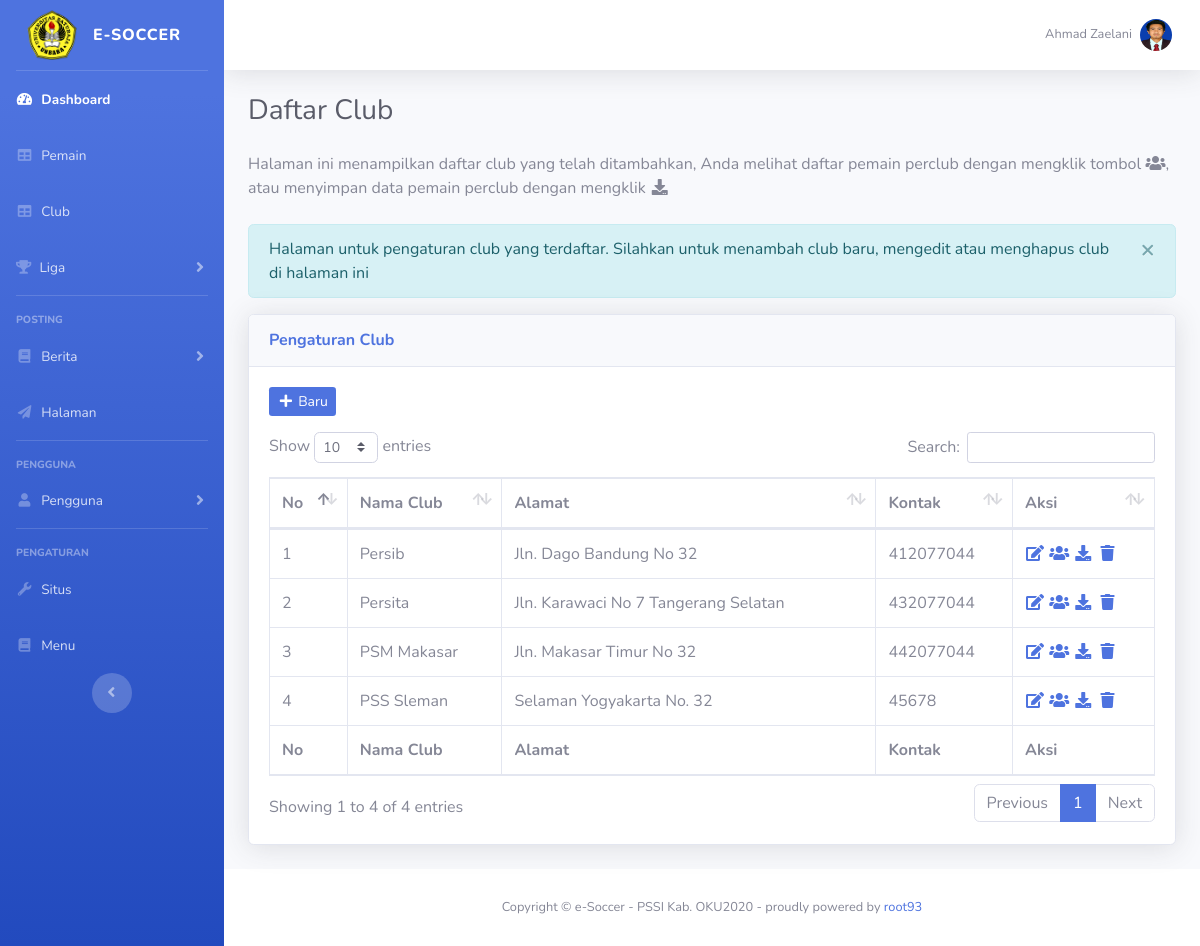
Screenshot of /user/admin?page=club (signed in) with the database file from the repository.
### tables this page shows
CREATE TABLE `pengaturan` (
  `id_pengaturan` tinyint(1) NOT NULL COMMENT 'id',
  `nama_situs` varchar(75) NOT NULL COMMENT 'nama situs',
  `nama_aplikasi` varchar(75) NOT NULL COMMENT 'nama aplikasi',
  `nama_pengelola` varchar(75) NOT NULL COMMENT 'nama admin situs',
  `deskripsi_situs` text NOT NULL,
  `alamat_situs` text NOT NULL COMMENT 'alamat rumah situs',
  `status_situs` enum('Open','Maintenance') NOT NULL COMMENT 'buka tutup situs',
  `logo` varchar(25) NOT NULL COMMENT 'logo situs/aplikasi',
  `favicon` varchar(25) NOT NULL COMMENT 'icon situs'
);

CREATE TABLE `users` (
  `id_user` int(13) NOT NULL COMMENT 'id of user',
  `nik` varchar(16) NOT NULL COMMENT 'username login',
  `password` varchar(255) NOT NULL COMMENT 'password',
  `role` varchar(15) NOT NULL COMMENT 'hak akses',
  `status` tinyint(4) NOT NULL DEFAULT 0,
  `nama_user` varchar(64) NOT NULL,
  `foto_user` varchar(100) NOT NULL
);

CREATE TABLE `profile_club` (
  `id_club` int(5) NOT NULL COMMENT 'id club',
  `nama_club` varchar(50) NOT NULL COMMENT 'nama club',
  `alamat_club` text NOT NULL COMMENT 'alamat club',
  `kontak_club` varchar(13) NOT NULL COMMENT 'kontak club',
  `logo_club` varchar(25) NOT NULL COMMENT 'logo club'
);

### app/core/class.settings.php (called while the page is built, shortened)
<?php
class settings extends smpl
{
	public function siteInfo()
	{
		$sql ="SELECT * FROM pengaturan WHERE id_pengaturan=1";
		$perintah = $this->query($sql);
		return $perintah;
	}
	public function loadInfo()
	{
		$this->info=$this->siteInfo();
		$this->infosite=$this->info->fetch_array();
		return $this->infosite;
	}
}
?>

### config/database.php (called while the page is built, shortened)
<?php
class Database
{
	private $host="localhost";
	private $username="root";
	private $pass="";
	private $db="pssi";
	public function __construct()
	{
		$this->koneksi = new mysqli($this->host, $this->username, $this->pass, $this->db);
		return $this->koneksi;
	}
}
?>

### app/core/class.public.query.php (called while the page is built, shortened)
<?php
class smpl extends dataInput
{
	public function query($data)
	{
		$prth = $this->koneksi->query($data);
		return $prth;
	}
	public function listAll_Club()
	{
		$sql = "SELECT id_club, nama_club, alamat_club, kontak_club, logo_club FROM profile_club";
		$perintah = $this->query($sql);
		return $perintah;
	}
	public function sessionData($data)
	{
		if(!empty($data)):
			if($_SESSION['role']=='administrator'):
			    $sql="SELECT * FROM users WHERE id_user='$data'";
				$perintah=$this->query($sql);
				$this->datasession=$perintah->fetch_array();
				return $this->datasession;
				return $perintah->free_result();
			endif;
		endif;
	}
}
?>

### app/core/class.admin.query.php (the view, shortened to what this page needs)
<?php
class adminOperation extends smpl
{
	public function fetchClub(){
		$this->no=1;
		$this->rowClub=$this->listAll_Club();
		while($this->rwClub=$this->rowClub->fetch_array()){
			echo'
			<tr>
			<td>'.$this->no.'</td>
			<td>'.$this->rwClub['nama_club'].'</td>
			<td>'.$this->rwClub['alamat_club'].'</td>
			<td>'.$this->rwClub['kontak_club'].'</td>
			<td>
			<a href="?page=edit club&id_club='.$this->id_club=$this->rwClub['id_club'].'"><i class="fas fa-fw fa-edit"></i></a>
			<a href="?page=pemain&id_club='.$this->id_club=$this->rwClub['id_club'].'"><i class="fas fa-fw fa-users"></i></a>
			<a href="../../app/export/export.pemain.club.php?id_club='.$this->rwClub['id_club'].'&club='.$this->rwClub['nama_club'].'" target="_blank"><i class="fas fa-fw fa-download"></i></a>
			<a href="?page=delete club&id_club='.$this->id_club=$this->rwClub['id_club'].'"><i class="fas fa-fw fa-trash"></i></a>
			</td>
			</tr>
			';
			$this->no+=1;
		}
	}
}

### app/html/theme.php (shortened to what this page needs)
<?php
class themeProperty extends settings
{
	public function head()
	{
		$this->sessionData($this->filter($_SESSION['id_user']));
		$this->loadInfo();
		echo'
			<!DOCTYPE html>
			<html lang="en">
			<head>
			  <meta charset="utf-8">
			  <meta http-equiv="X-UA-Compatible" content="IE=edge">
			  <meta name="viewport" content="width=device-width, initial-scale=1, shrink-to-fit=no">
			  <meta name="description" content="'.$this->infosite['deskripsi_situs'].'">
			  <meta name="author" content="'.$this->infosite['nama_pengelola'].'">
			  <link rel="icon" href="../../content/web/'.$this->infosite['favicon'].'">
			  <title>'.$this->infosite['nama_aplikasi'].' - '.$this->infosite['nama_situs'].'</title>
		';
	}
	public function css()
	{
		echo'
		<link href="../../assets/templates/vendor/fontawesome-free/css/all.min.css" rel="stylesheet" type="text/css">
		<link href="https://fonts.googleapis.com/css?family=Nunito:200,200i,300,300i,400,400i,600,600i,700,700i,800,800i,900,900i" rel="stylesheet">
	 	<link href="../../assets/templates/css/sb-admin-2.min.css" rel="stylesheet">
	 	<link href="../../assets/templates/vendor/datepicker/css/bootstrap-datepicker.css" rel="stylesheet">
 		<link href="../../assets/templates/vendor/datatables/dataTables.bootstrap4.min.css" rel="stylesheet">
			</head>
		<body id="page-top">
		<div id="wrapper">
		';
	}
	public function sidebar()
	{
		echo '
		    <ul class="navbar-nav bg-gradient-primary sidebar sidebar-dark accordion" id="accordionSidebar">
		      <a class="sidebar-brand d-flex align-items-center justify-content-center" href="?page=home">
		        <div class="sidebar-brand-icon">
		          '.$this->getDirImage2('../../content/web/',$this->infosite['logo']).'
		        </div>
		        <div class="sidebar-brand-text mx-3">'.$this->infosite['nama_aplikasi'].'</div>
		      </a>
		      <hr class="sidebar-divider my-0">
		      <li class="nav-item active">
		        <a class="nav-link" href="?page=home">
		          <i class="fas fa-fw fa-tachometer-alt"></i>
		          <span>Dashboard</span></a>
		      </li>
		      <li class="nav-item">
			        <a class="nav-link" href="?page=pemain">
			          <i class="fas fa-fw fa-table"></i>
			          <span>Pemain</span></a>
			  </li>
			  <li class="nav-item">
			        <a class="nav-link" href="?page=club">
			          <i class="fas fa-fw fa-table"></i>
			          <span>Club</span></a>
			  </li>
			  <li class="nav-item">
		        <a class="nav-link collapsed" href="#" data-toggle="collapse" data-target="#collapseTwo" aria-expanded="true" aria-controls="collapseTwo">
		          <i class="fa fa-trophy"></i>
		          <span>Liga</span>
		        </a>
		      </li>
		      <hr class="sidebar-divider">
		      <div class="sidebar-heading">
		        POSTING
		      </div>
		      <li class="nav-item">
		        <a class="nav-link collapsed" href="#" data-toggle="collapse" data-target="#collapseUtilities" aria-expanded="true" aria-controls="collapseUtilities">
		          <i class="fas fa-fw fa-book"></i>
		          <span>Berita</span>
		        </a>
		      </li>
		       <li class="nav-item">
			        <a class="nav-link" href="?page=halaman">
			          <i class="fas fa-fw fa-paper-plane"></i>
			          <span>Halaman</span></a>
			  </li>
		      <hr class="sidebar-divider">
		      <div class="sidebar-heading">
		        PENGGUNA
		      </div>
		      <li class="nav-item">
		        <a class="nav-link collapsed" href="#" data-toggle="collapse" data-target="#collapsePages" aria-expanded="true" aria-controls="collapsePages">
		          <i class="fas fa-fw fa-user"></i>
		          <span>Pengguna</span>
		        </a>
		      </li>
		      <hr class="sidebar-divider d-none d-md-block">
		      <div class="sidebar-heading">
		        PENGATURAN
		      </div>
		       <li class="nav-item">
			        <a class="nav-link" href="?page=pengaturan">
			          <i class="fas fa-fw fa-wrench"></i>
			          <span>Situs</span>
			        </a>
			        <a class="nav-link" href="?page=pengaturan menu">
			          <i class="fas fa-fw fa-book"></i>
			          <span>Menu</span>
			        </a>
			  </li>
		      <div class="text-center d-none d-md-inline">
		        <button class="rounded-circle border-0" id="sidebarToggle"></button>
		      </div>
		    </ul>
    		<div id="content-wrapper" class="d-flex flex-column">
		    <div id="content">
		';
	}
	public function topBar()
	{
		echo
		'
        <nav class="navbar navbar-expand navbar-light bg-white topbar mb-4 static-top shadow">
          <ul class="navbar-nav ml-auto">
            <li class="nav-item dropdown no-arrow d-sm-none">
            <li class="nav-item dropdown no-arrow">
              <a class="nav-link dropdown-toggle" href="#" id="userDropdown" role="button" data-toggle="dropdown" aria-haspopup="true" aria-expanded="false">
                <span class="mr-2 d-none d-lg-inline text-gray-600 small">'.$this->datasession['nama_user'].'</span>
               '.$this->getDirImage_round2('../../content/foto/'.$this->datasession['role'].'/',$this->datasession['foto_user']).'
              </a>
            </li>
          </ul>
        </nav>
        <div class="container-fluid">
		';
	}
	public function footer()
	{
		echo'
    	</div>
		</div>
	      <footer class="sticky-footer bg-white">
	        <div class="container my-auto">
	          <div class="copyright text-center my-auto">
	            <span>Copyright &copy; '.$this->infosite['nama_aplikasi'].' - '.$this->infosite['nama_situs'].'2020 - proudly powered by <a href="https://roo93.co.id" target="_blank" rel="dofollow">root93</a></span>
	          </div>
	        </div>
	      </footer>
	    </div>
		</div>
		<a class="scroll-to-top rounded" href="#page-top">
		    <i class="fas fa-angle-up"></i>
		</a>
		  <script src="../../assets/templates/vendor/jquery/jquery.min.js"></script>
		  <script src="../../assets/templates/vendor/bootstrap/js/bootstrap.bundle.min.js"></script>
		  <script src="../../assets/templates/vendor/jquery-easing/jquery.easing.min.js"></script>
		  <script src="../../assets/templates/js/sb-admin-2.min.js"></script>
		  <script src="../../assets/templates/vendor/datatables/jquery.dataTables.min.js"></script>
		  <script src="../../assets/templates/vendor/datatables/dataTables.bootstrap4.min.js"></script>
		  <script src="../../assets/templates/vendor/chart.js/Chart.min.js"></script>
		  <script type="text/javascript" src="../../assets/ckeditor/ckeditor.js"></script>
		  <script src="../../assets/templates/vendor/datepicker/js/bootstrap-datepicker.js"></script>
		  <script src="../../assets/templates/vendor/datepicker/js/datepicker-format.js"></script>
		  <script src="../../assets/templates/js/demo/datatables-demo.js"></script>
		  <!-- Page level custom scripts
		  <script src="../../assets/templates/js/demo/chart-area-demo.js"></script>
		  <script src="../../assets/templates/js/demo/chart-pie-demo.js"></script>
		   -->
		</body>
		</html>
		';
	}
}

### app/core/class.input.php (shortened to what this page needs)
<?php
class dataInput extends Database
{
	public function getDirImage2($path,$data)
	{
		return '
		<img class="img-fluid" height="80px" width="50px" src="'.$path.''.$data.'" alt="image" />
		';
	}
	public function getDirImage_round2($path,$data)
	{
		return '
		<img class="img-profile rounded-circle" height="80px" width="80px" src="'.$path.''.$data.'" alt="image" />
		';
	}
	public function card ($data)
	{
		echo
	    '
	        <div class="card shadow mb-4">
	            <div class="card-header py-3">
	                <h6 class="m-0 font-weight-bold text-primary">'.$data.'</h6>
	            </div>
	        <div class="card-body">
	    ';
	}
	public function alertInfo ($data)
	{
		echo'
		<div class="alert alert-dismissible alert-info">
            <a href="#" class="close" data-dismiss="alert" aria-label="close">×</a>
            '.$data.'
        </div>
       ';
	}
}
?>

### rows the page displays
pengaturan: logo (picture), nama_aplikasi "E-SOCCER", nama_aplikasi "e-Soccer", nama_situs "PSSI Kab. OKU"
users: nama_user "Ahmad Zaelani", foto_user (picture)
profile_club: no "1", nama_club "Persib", alamat_club "Jln. Dago Bandung No 32", kontak_club "412077044"
profile_club: no "2", nama_club "Persita", alamat_club "Jln. Karawaci No 7 Tangerang Selatan", kontak_club "432077044"
profile_club: no "3", nama_club "PSM Makasar", alamat_club "Jln. Makasar Timur No 32", kontak_club "442077044"
profile_club: no "4", nama_club "PSS Sleman", alamat_club "Selaman Yogyakarta No. 32", kontak_club "45678"

### other values shown
$data "Halaman untuk pengaturan club yang terdaftar. Silahkan untuk menambah club baru, mengedit atau menghapus club di halaman ini"
$data "Pengaturan Club"
